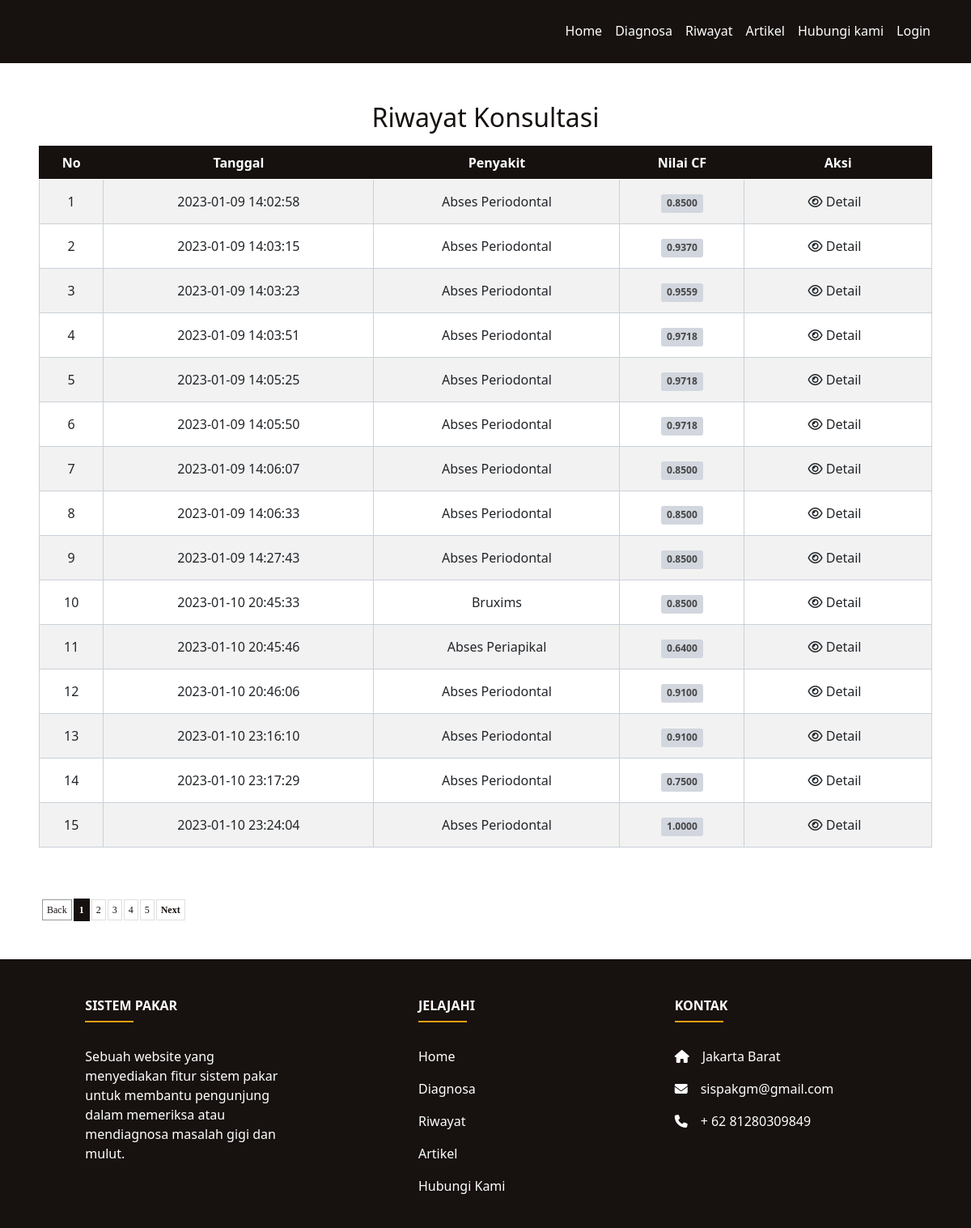
/riwayat.php, run on the app's committed database.
### tables this page shows
CREATE TABLE `hasil` (
  `id_hasil` int(11) NOT NULL,
  `tanggal` varchar(50) NOT NULL DEFAULT '0',
  `penyakit` text NOT NULL,
  `gejala` text NOT NULL,
  `hasil_id` int(11) NOT NULL,
  `hasil_nilai` varchar(16) NOT NULL
);

### riwayat.php (the view, shortened to what this page needs)
<!DOCTYPE html>
<html lang="en">
<head>
    <link href="https://cdn.jsdelivr.net/npm/bootstrap@5.0.2/dist/css/bootstrap.min.css" rel="stylesheet">
    <link rel="stylesheet" href="css/style.css">
</head>
<body>
    <?php include 'include/navbar.php'; ?>
    <?php
    $offset = $_GET['offset'];
    $limit = 15;
    if (empty($offset)) {
        $offset = 0;
    }
    $sqlpkt = mysqli_query($conn, "SELECT * FROM penyakit order by kode_penyakit+0");
    while ($rpkt = mysqli_fetch_array($sqlpkt)) {
        $arpkt[$rpkt['kode_penyakit']] = $rpkt['nama_penyakit'];
    }
    $tampil = mysqli_query($conn, "SELECT * FROM hasil ORDER BY id_hasil");
    $baris = mysqli_num_rows($tampil);
    if ($baris > 0) {
        echo "<div class='row g-0'><div class='col mx-5 my-5'><h2 class='text text-center text-primary mb-3'>Riwayat Konsultasi</h2><table class='table table-bordered table-striped riwayat' style='overflow-x=auto' cellpadding='0' cellspacing='0'>
          <thead>
            <tr>
              <th class='text-center'>No</th>
              <th class='text-center'>Tanggal</th>
              <th class='text-center'>Penyakit</th>
              <th nowrap class='text-center'>Nilai CF</th>
              <th width='21%' class='text-center'>Aksi</th>
            </tr>
          </thead>
		  <tbody>
		  ";
        $hasil = mysqli_query($conn, "SELECT * FROM hasil ORDER BY id_hasil limit $offset,$limit");
        $no = 1 + $offset;
        $counter = 1;
        while ($r = mysqli_fetch_array($hasil)) {
            if ($r['hasil_id'] > 0) {
                if ($counter % 2 == 0)
                    $warna = "dark";
                else
                    $warna = "light";
                echo "<tr class='" . $warna . "'>
			 <td align=center>$no</td>
			 <td align='center'>$r[tanggal]</td>
			 <td align='center'>" . $arpkt[$r['hasil_id']] . "</td>
			 <td align='center'><span class='label label-default'>" . $r['hasil_nilai'] . "</span></td>
			 <td align=center>
			 <a type='button' class='btn btn-default btn-xs' target='_blank' href=detail.php?id=$r[id_hasil]><i class='fa fa-eye' aria-hidden='true'></i> Detail </a> &nbsp;
	         </td></tr>";
                $no++;
                $counter++;
            }
        }
        echo "</tbody></table></div>";
    ?>
    <?php
        echo "</div><div class='col-md-12'><div class='row mx-5 mb-5'><div class=paging>";
        if ($offset != 0) {
            $prevoffset = $offset - $limit;
            echo "<span class=prevnext> <a href=riwayat.phpt?offset=$prevoffset>Back</a></span>";
        } else {
            echo "<span class=disabled>Back</span>";
        }
        $halaman = intval($baris / $limit);
        if ($baris % $limit) {
            $halaman++;
        }
        for ($i = 1; $i <= $halaman; $i++) {
            $newoffset = $limit * ($i - 1);
            if ($offset != $newoffset) {
                echo "<a href=riwayat.php?offset=$newoffset>$i</a>";
            } else {
                echo "<span class=current>" . $i . "</span>";
            }
        }
        if (!(($offset / $limit) + 1 == $halaman) && $halaman != 1) {
            $newoffset = $offset + $limit;
            echo "<span class=prevnext><a href=riwayat.php?offset=$newoffset>Next</a>";
        } else {
            echo "<span class=disabled>Next</span>";
        }
        echo "</div></div></div>";
    } else {
        echo "<br><b>Data Kosong !</b>";
    }
    ?>
    <?php include 'include/footer.php'; ?>
</body>
</html>

### include/navbar.php (shortened to what this page needs)
<?php
  if (isset($_SESSION["level"])) {
  include 'include/header_loggedin.php';
  } else {
  include 'include/header.php';
  }
  ?>

### include/header.php (shortened to what this page needs)
<nav class="navbar  navbar-expand-lg navbar-dark p-md-3 shrink">
    <div class="container">
        <div class="collapse navbar-collapse" id="navbarNav">
            <ul class="navbar-nav">
                <li class="nav-item">
                    <a class="nav-link text-white" href="index.php">Home</a>
                </li>
                <li class="nav-item">
                    <a class="nav-link text-white" href="diagnosa.php">Diagnosa</a>
                </li>
                <li class="nav-item">
                    <a class="nav-link text-white" href="riwayat.php">Riwayat</a>
                </li>
                <li class="nav-item">
                    <a class="nav-link text-white" href="berita.php">Artikel</a>
                </li>
                <li class="nav-item">
                    <a class="nav-link text-white" href="hubungikami.php">Hubungi kami</a>
                </li>
                <li class="nav-item">
                    <a class="nav-link text-white" href="login.php">Login</a>
                </li>
            </ul>
        </div>
    </div>
</nav>

### include/footer.php
<div class="container-fluid pt-5 footer ">
    <div class="container text-center text-md-start  ">
        <div class="row">
            <div class="col-md-3 col-lg-4 col-xl-3 mx-auto mb-4">
                <h6 class="text-uppercase fw-bold footertitle">Sistem Pakar</h6>
                <hr class="mb-4 mt-0 d-inline-block mx-auto gariskecilfooter" style="width: 60px; background-color: #f49f16; height: 2px" />
                <p class="text-white">
                    Sebuah website yang menyediakan fitur sistem pakar untuk membantu pengunjung dalam memeriksa atau mendiagnosa masalah gigi dan mulut.
                </p>
            </div>
            <div class="col-md-2 col-lg-2 col-xl-2 mx-auto mb-4 ">
                <h6 class="text-uppercase fw-bold footertitle ">Jelajahi</h6>
                <hr class="mb-4 mt-0 d-inline-block mx-auto " style="width: 60px; background-color: #f49f16; height: 2px " />
                <p>
                    <a href="index.php" class="linkfooter ">Home</a>
                </p>
                <p>
                    <a href="diagnosa.php" class="linkfooter ">Diagnosa</a>
                </p>
                <p>
                    <a href="riwayat.php" class="linkfooter ">Riwayat</a>
                </p>
                <p>
                    <a href="berita.php" class="linkfooter ">Artikel</a>
                </p>
                <p>
                    <a href="hubungikami.php" class="linkfooter ">Hubungi Kami</a>
                </p>
            </div>
            <div class="col-md-4 col-lg-3 col-xl-3 mx-auto mb-md-0 mb-4 gariskecilfooter">
                <h6 class="text-uppercase fw-bold footertitle">Kontak</h6>
                <hr class="mb-4 mt-0 d-inline-block mx-auto" style="width: 60px; background-color: #f49f16; height: 2px " />
                <p class="text-white"><i class="fas fa-home me-3"></i>Jakarta Barat</p>
                <p class="text-white"><i class="fas fa-envelope me-3 "></i>sispakgm@gmail.com</p>
                <p class="text-white"><i class="fas fa-phone me-3"></i>+ 62 81280309849</p>
            </div>
        </div>
    </div>
</div>

### css/style.css (style rules this page uses)
html { scroll-behavior: smooth; }
.navbar { font-weight: 500 }
.nav-item::after { content: ''; display: block; width: 0px; height: 2px; background: #fec400; transition: 0.4s }
.nav-link { padding: 10px 5px; transition: 0.2s }
.shrink { padding-top: 0; padding-bottom: 0; background-color: #17110f; }
a { text-decoration: none; color: #17110f; }
.footer { background-color: #17110f; }
.footertitle { color: #fff }
hr { opacity: 1; }
.linkfooter { color: white; }
table.riwayat th { background-color: #16110f; color: #fff; }
table.riwayat { border: 1px solid #16110f; }
table.table-bordered.riwayat th { border: 1px solid #16110f; }
table.table-bordered.riwayat td { border: 1px solid #c9d1d9; vertical-align: middle; }
div.paging { margin-top: 25px; }
div.paging { padding: 2px; margin: 2px; text-align: left; font-family: Tahoma; font-size: 12px; }
div.paging span.disabled { padding: 5px 5px 5px 5px; margin-right: 2px; border: 1px solid #999999; color: #16110f; }
div.paging span.current { padding: 6px 6px 6px 6px; margin-right: 2px; border: 1px solid #16110f; font-weight: bold; background-color: #16110f; color: #FFFFFF; }
div.paging a { padding: 5px 5px 5px 5px; margin-right: 2px; border: 1px solid #DEDFDE; text-decoration: none; color: #16110f; }
div.paging span.prevnext { font-weight: bold; }
.text-primary { color: #16110f!important; }
.label { display: inline; padding: 0.2em 0.6em 0.3em; font-size: 75%; font-weight: 700; line-height: 1; color: #fff; text-align: center; white-space: nowrap; vertical-align: baseline; border-radius: 0.25em; }
.label-default { background-color: #d2d6de; color: #444; }

### data on the page
hasil: tanggal "2023-01-09 14:02:58", hasil "Abses Periodontal", hasil_nilai "0.8500"
hasil: tanggal "2023-01-09 14:03:15", hasil "Abses Periodontal", hasil_nilai "0.9370"
hasil: tanggal "2023-01-09 14:03:23", hasil "Abses Periodontal", hasil_nilai "0.9559"
hasil: tanggal "2023-01-09 14:03:51", hasil "Abses Periodontal", hasil_nilai "0.9718"
hasil: tanggal "2023-01-09 14:05:25", hasil "Abses Periodontal", hasil_nilai "0.9718"
hasil: tanggal "2023-01-09 14:05:50", hasil "Abses Periodontal", hasil_nilai "0.9718"
hasil: tanggal "2023-01-09 14:06:07", hasil "Abses Periodontal", hasil_nilai "0.8500"
hasil: tanggal "2023-01-09 14:06:33", hasil "Abses Periodontal", hasil_nilai "0.8500"
hasil: tanggal "2023-01-09 14:27:43", hasil "Abses Periodontal", hasil_nilai "0.8500"
hasil: tanggal "2023-01-10 20:45:33", hasil "Bruxims", hasil_nilai "0.8500"
hasil: tanggal "2023-01-10 20:45:46", hasil "Abses Periapikal", hasil_nilai "0.6400"
hasil: tanggal "2023-01-10 20:46:06", hasil "Abses Periodontal", hasil_nilai "0.9100"
hasil: tanggal "2023-01-10 23:16:10", hasil "Abses Periodontal", hasil_nilai "0.9100"
hasil: tanggal "2023-01-10 23:17:29", hasil "Abses Periodontal", hasil_nilai "0.7500"
hasil: tanggal "2023-01-10 23:24:04", hasil "Abses Periodontal", hasil_nilai "1.0000"
